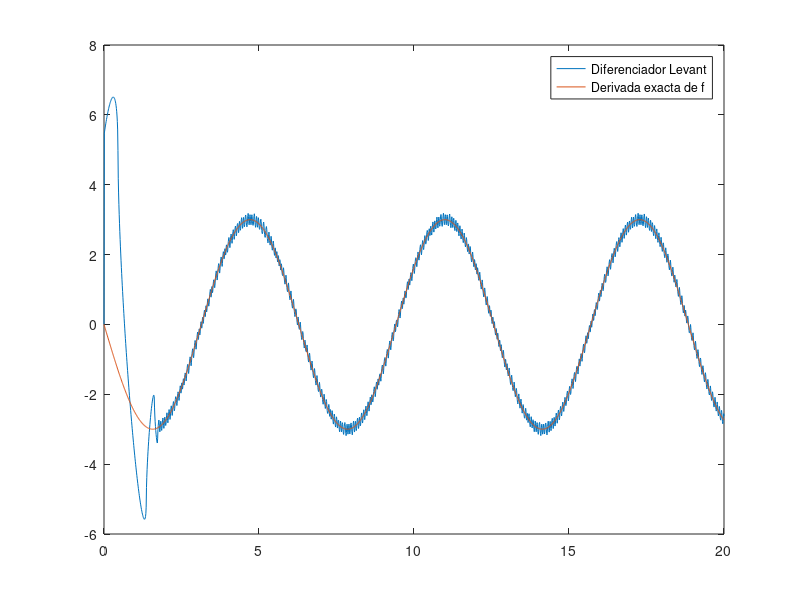

MATLAB code for this plot:
clear all
clc
close all

%
C = 10;
a = 1.1*C;
l = sqrt(C);

T = 0.01;
t = [0:T:20];

f = 3*cos(t);
df = -3*sin(t);

x = [0];
u1 = [0];
u = [0];
u1p = [0];

%Integrando para obtener u1 usando métdo de Euler
for i=1:length(t)-1

    u1p(i+1) = -a*sign(x(i)-f(i));
    u1(i+1) = u1(i) + T*(u1p(i));
    
    u(i+1) = u1(i+1) - l*sqrt(abs(x(i)-f(i)))*sign(x(i)-f(i));
    x(i+1) = x(i) + T*(u(i+1));
    
end

figure(1)
plot(t,u,t,df)
legend('Diferenciador Levant','Derivada exacta de f')

















